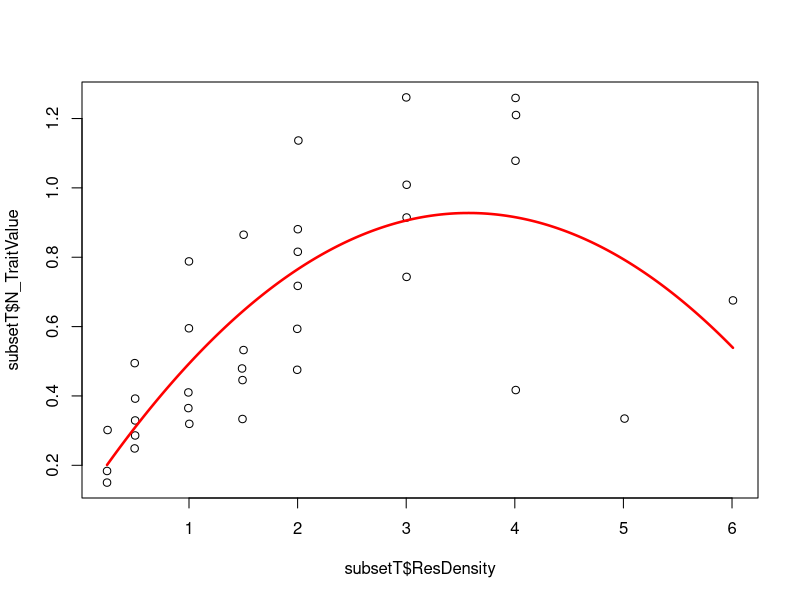
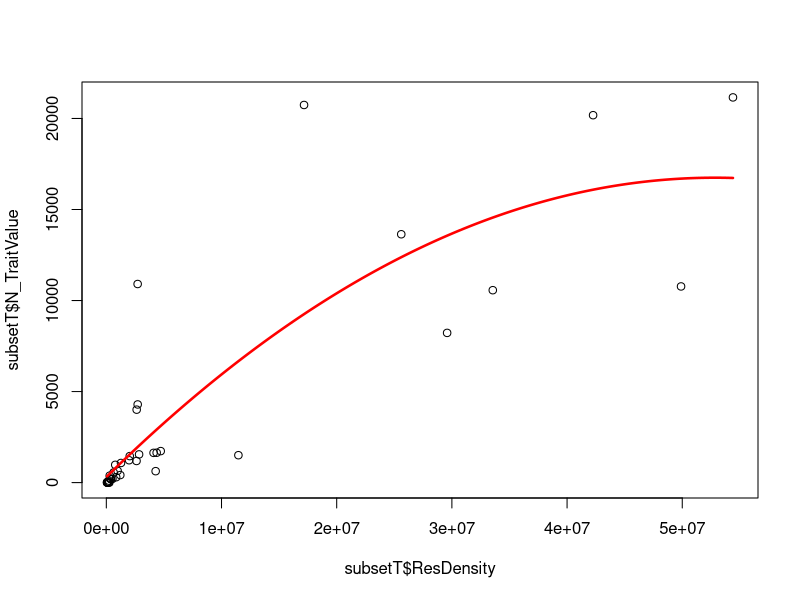
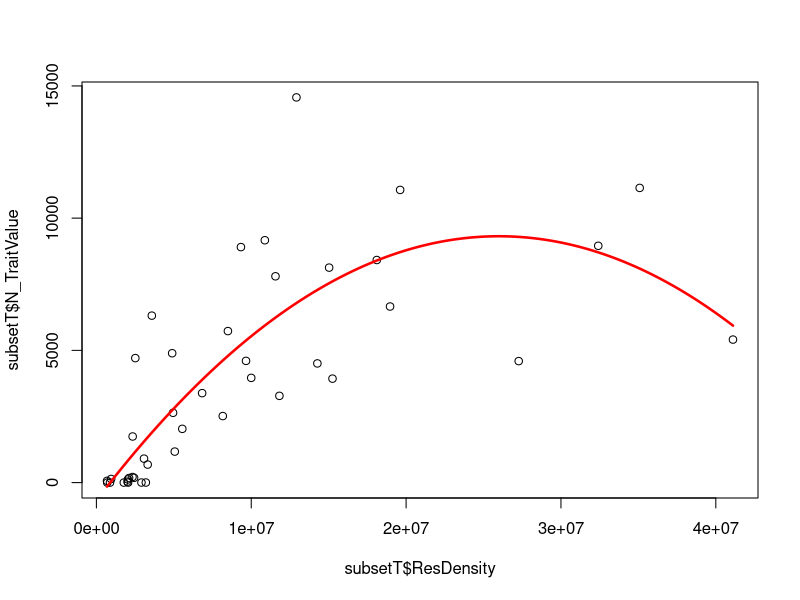
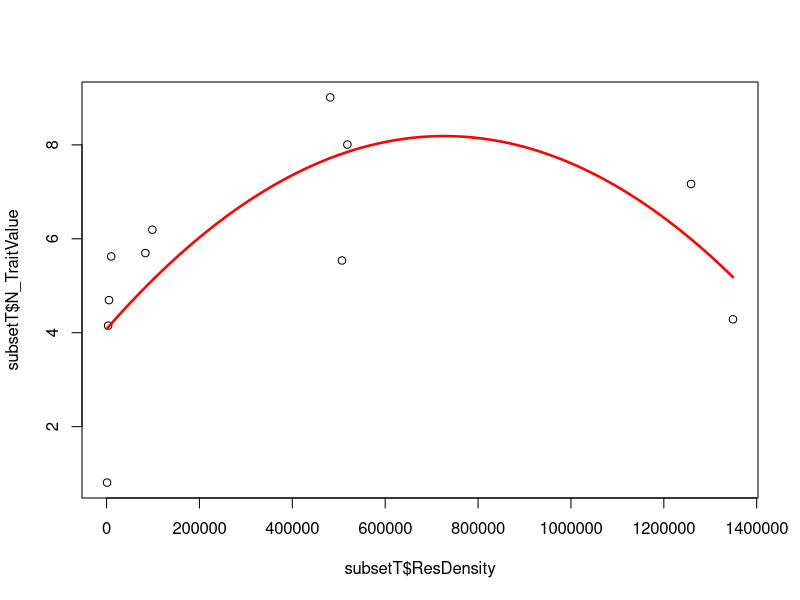
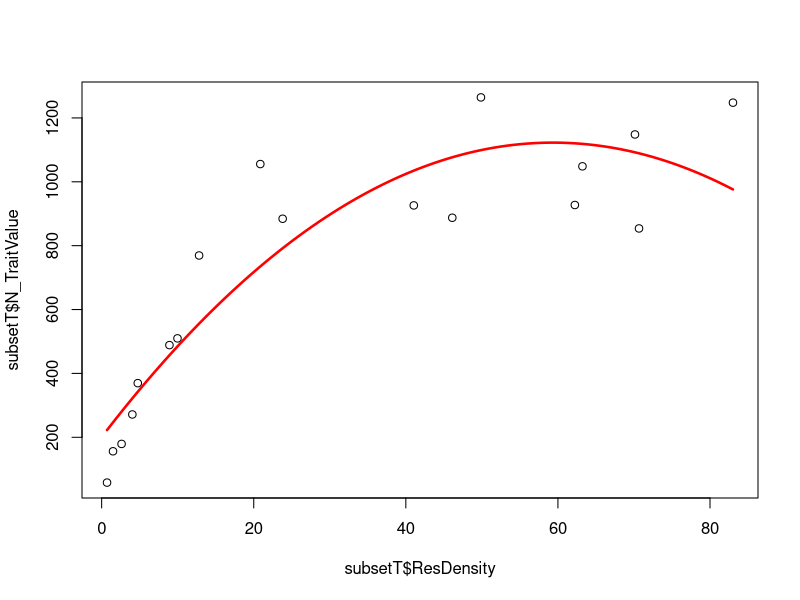
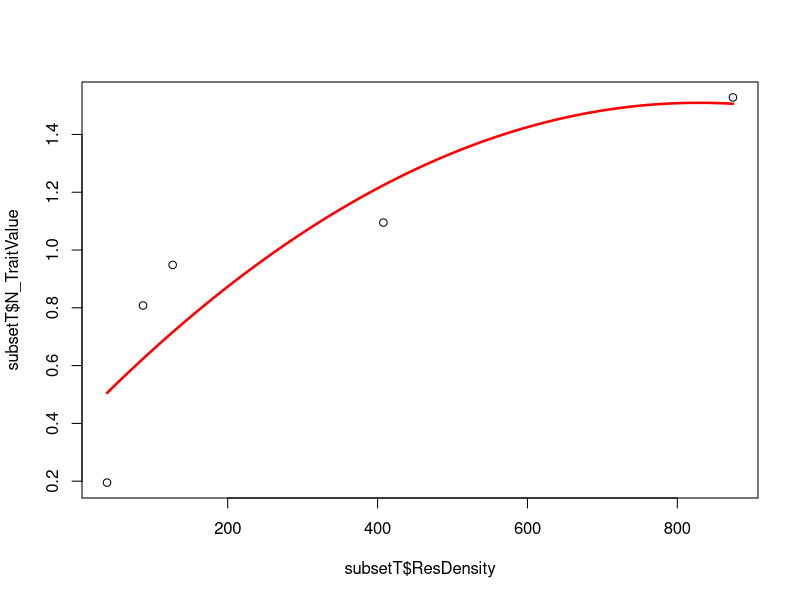
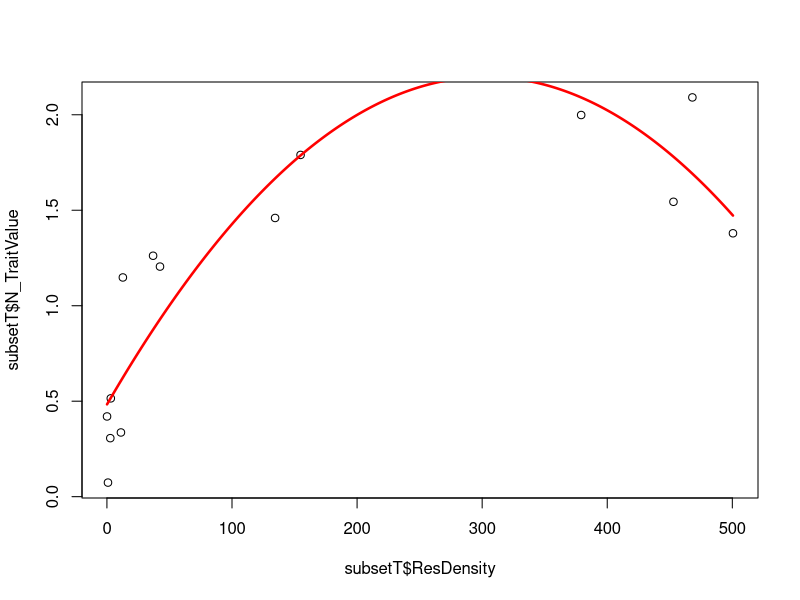
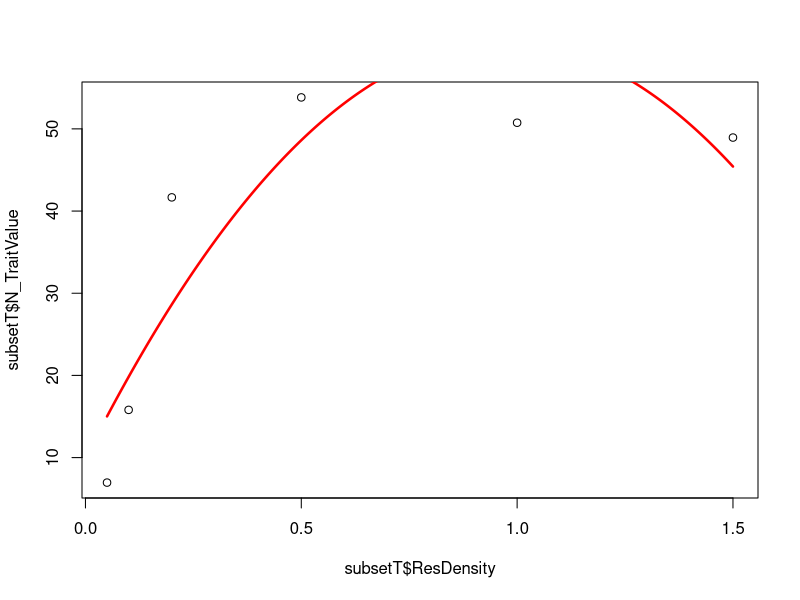

R code for these plots, in order:
require("minpack.lm")
#require("browser")
data<-read.csv("../Data/CRatsort.csv")

Start<- function(subsetT) {
  h0=max(subsetT$N_TraitValue)
  ht=0.95*h0
  subseth<-subset(subsetT,subsetT$N_TraitValue < ht)
  if (nrow(subseth)>2) {
    modht=lm(N_TraitValue~ResDensity,data=subseth)
  } else {
    modht=lm(N_TraitValue~ResDensity,data=subsetT)
  }
  a0<-as.numeric(modht$coefficients[2])
  mat<-matrix(nrow=100,ncol=4)
  #mat<-matrix(nrow=100,ncol=3)
  
  for (k in 1:(nrow(mat))){
    #print(j)
    vala<-rnorm(1,mean=a0, 1)
    valh<-rnorm(1,mean=h0, 1)
    valq<-runif(1,min=-2,max=2)
    #valq<-0
    mat[k,1]<-vala
    mat[k,2]<-valh
    mat[k,3]<-valq
    HolFit<-try(nlsLM(N_TraitValue ~ Holling(ResDensity,a,h,q), data=subsetT, start=list(a=vala, h=valh, q=valq)),silent=TRUE)
    #HolFit<-try(nlsLM(N_TraitValue ~ Holling(ResDensity,a,h), data=subsetT, start=list(a=vala, h=valh)),silent=TRUE)
    if("try-error" %in% class(HolFit)){        
      #print("problem")  
    } else {
      mat[k,4]<-AIC(HolFit)
      #mat[j,3]<-AIC(HolFit)
      
    }
  }
  #min(mat[,3])
  #minAIC<-which.min(mat[,3])
  #minAIC<-which(mat[,3] == min(mat[,3],na.rm=TRUE,arr.ind=TRUE))
  minAIC<-which(mat[,4] == min(mat[,4],na.rm=TRUE,arr.ind=TRUE))
  
  #min(mat[,3])
  #mat<-as.data.frame(mat)
  #suub<-subset(mat,mat[,3]==min(mat[,3]))
  initA<-mat[minAIC,1]
  initH<-mat[minAIC,2]
  initQ<-mat[minAIC,3]
  #initA<-suub[1]
  #initH<-suub[2]
  #return(c(initA,initH)) }
  return(c(initA,initH,initQ)) }
  #return(c(initA,initH)) }

#Holling<- function(xR,a,h,q){
 # return((a*xR)^(q+1))/(1+(h*a*xR)^(q+1))
#}
#}
Holling<- function(xR,a,h,q){
  return(((a*xR))^(q+1)/(1+((h*a*xR))^(q+1)))
}

#listID<-39871
listID<-as.numeric(unique(data$ID))
#listID<-c(39841,39839,39842)
issues<-vector()
modelqual<-matrix(nrow=length(listID),ncol=4)
j=0
for (i in listID){
  j=j+1
  modelqual[j,1]<-i
  subsetT<-subset(data, ID==i)
  out<-Start(subsetT)
  #HolFit<-try(nlsLM(N_TraitValue ~ Holling(ResDensity,a,h), data=subsetT, start=list(a=out[1],h=out[2])),silent=TRUE)
  HolFit<-try(nlsLM(N_TraitValue ~ Holling(ResDensity,a,h,q), data=subsetT, start=list(a=out[1],h=out[2],q=out[3])),silent=TRUE)
  pol<-lm(N_TraitValue ~ poly(ResDensity, degree=2), data=subsetT)
  Lengths<- seq(min(subsetT$ResDensity), max(subsetT$ResDensity),len=200)  
  Predic2Plotpol<- predict.lm(pol, data.frame(ResDensity=Lengths) )
  modelqual[j,3]<-AIC(pol)
  if (nrow(subsetT)>8){
    polc<-lm(N_TraitValue ~ poly(ResDensity, degree=3), data=subsetT)
    modelqual[j,4]<-AIC(polc)
    
    ##issue here
  }
  if("try-error" %in% class(HolFit)){        
    issues<-append(issues,i)
    pdf(paste0("../Results/Holgraphs/",i,".pdf") )
    plot(subsetT$ResDensity,subsetT$N_TraitValue) 
    lines(Lengths,Predic2Plotpol,col="red",lwd=2.5) 
    modelqual[j,2]<-"error"
  } else {
    #   #first need to generate x so can calc predicted ys
    Predic2PlotHol<- Holling(Lengths, coef(HolFit)["a"], coef(HolFit)["h"] , coef(HolFit)["q"])
   # pdf(paste0("../Results/Holgraphs/",i,".pdf") )
    #plot(subsetT$ResDensity,subsetT$N_TraitValue) 
    #lines(Lengths,Predic2PlotHol,col="blue",lwd=2.5) 
    #lines(Lengths,Predic2Plotpol,col="red",lwd=2.5) 
    modelqual[j,2]<-AIC(HolFit)
  }
  graphics.off()
}

#     #AICdiff<-AIC(PowFit)-AIC(QuaFit)
#     #print(paste("AIC difference for", i, "is", AICdiff))
#     #BICdiff<-BIC(PowFit)-BIC(QuaFit)
#     #print(paste("BIC difference for", i, "is", BICdiff))
#
# ####this code is v bad, fix!'
# # size<-nrow(subset)
# #sizes<-c(sizes,size)
# #}
# #sort(sizes)
#
# ##SHOOULD I GRAB MEAN?
# #model<-function(a,xR,h){
# #  return((a*xR)/(1+(h*a*xR)))
# #}
# for (j in 1:(nrow(mat))){
#   vala<-rnorm(1,out[1], 1)
#   valh<-rnorm(1,out[2], 1)
#   mat[j,1]<-vala

#   mat[j,2]<-valh
#   HolFit<-nlsLM(N_TraitValue ~ Holling(ResDensity, a, h), data=subsetT, start=list(a=vala, h=valh))
#   mat[j,3]<-AIC(HolFit)
#   return(mat)
#This works! 20 where doesn't.' remove? then compare with polyomial for eACH ? AIC
